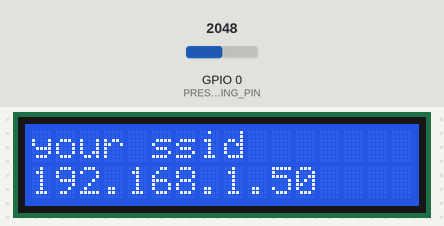
The sketch below on a simulated ESP32. On the bench: 16×2 character LCD. The test bench sets the inputs (shaded band); at power-on: GPIO 0 (PRESSURE_READING_PIN) = 2048. WiFi joins after 1.5 s; servers stay silent unless stated; no MQTT or app messages arrive unless stated; what the sketch prints to the serial monitor is not drawn.

Above: at 20.6 s.
At 34.8 s:
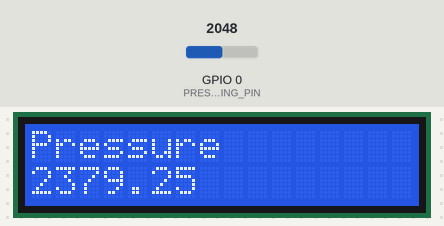
At 127.1 s:
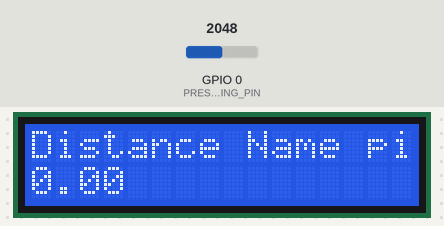

The sketch:

main.ino
```cpp
/*
 *  Compile time options:
 *
 *    - local settings/secrets file
 *    - mqtt
 *    - pits
 */

/* Copy secrets.h to secrets.local.h and adjust your values */
#pragma once

#if __has_include("secrets.local.h")
  #include "secrets.local.h"
#else
  #include "secrets.h"
#endif

/* Copy settings.h to settings.local.h and adjust your values */
#pragma once

#if __has_include("settings.local.h")
  #include "settings.local.h"
#else
  #include "settings.h"
#endif

/* Libs */
#include <SPI.h>
#include <WiFi.h>

#ifdef USE_MQTT
  #include <ArduinoMqttClient.h>
#endif

#ifdef USE_LCD
  #include <LiquidCrystal_I2C.h>
#endif

/* Globals */
byte wifiMacAddress[6];
unsigned long lastPressureReadingTime = 0;
float lastPressureReadingBar = 0;
unsigned char distanceData[4]={};

#ifdef USE_MQTT
  WiFiClient wifiClient;
  MqttClient mqttClient(wifiClient);
#endif

#ifdef USE_LCD
  LiquidCrystal_I2C lcd(LCD_I2C_ADDRESS, LCD_COLS, LCD_LINES);
#endif

/*
 *  STARTUP sequence:
 *
 *    - Setup communication
 *    - Connect to WIFI
 *    - Connect to MQTT
 *    - Setup digital serials
 *
 */

void setup()
{
  #ifdef USE_LCD
    lcd.init();
    lcd.backlight();
    lcd.clear();
  #endif

  setupSerialMonitor();

  Serial.println("Starting rainwater monitor");
  lcdPrint(0, 0, "Starting rain",0);
  lcdPrint(1, 0, "water monitor",0);

  setupWifi();

  #ifdef USE_MQTT
    setupMqtt();
  #endif

  #ifdef USE_PIT_1
    Serial.print("Setting up serial comms for ultrasonic sensor for ");
    Serial.print(PIT_1_NAME);
    Serial.print(" to baud ");
    Serial.println(BAUD_ULTRASONIC_SENSOR);

    Serial1.begin(BAUD_ULTRASONIC_SENSOR);

    lcdClear();
    lcdPrint(0,0,"Setting BAUD",0);
    lcdPrint(1,0,PIT_1_NAME,0);
  #endif

  #ifdef USE_PIT_2
    Serial.print("Setting up serial comms for ultrasonic sensor for ");
    Serial.print(PIT_2_NAME);
    Serial.print(" to baud ");
    Serial.println(BAUD_ULTRASONIC_SENSOR);

    Serial2.begin(BAUD_ULTRASONIC_SENSOR);

    lcdClear();
    lcdPrint(0,0,"Setting BAUD",0);
    lcdPrint(1,0,PIT_2_NAME,0);
  #endif

  Serial.println("Startup sequence done");
}

/* Start serial monitor communication */

void setupSerialMonitor()
{
  Serial.begin(SERIAL_MONITOR_BAUD);

  while (!Serial) {
    ;
  }
}

/* Setup WIFI: init module & connect to network */

void setupWifi()
{
  Serial.println("Setting up WIFI");
  lcdClear();
  lcdPrint(0,0,"Setting up WIFI",0);

  initWifiModule();
  connectToWifiNetwork();
  printNetworkStats();
}

void initWifiModule()
{
  Serial.println("Initializing WIFI module");
  lcdPrint(1,0,"Init WIFI mod",0);

  if (WiFi.status() == WL_NO_MODULE) {
    die("Communication with WiFi module failed!");
  }

  WiFi.macAddress(wifiMacAddress);
}

void connectToWifiNetwork()
{
  int wifiStatus = WL_IDLE_STATUS;

  while (wifiStatus != WL_CONNECTED) {
    lcdClear();
    lcdPrint(0,0,"Connecting to",0);
    lcdPrint(1,0,WIFI_SSID,0);

    Serial.print("Attempting to connect to SSID: ");
    Serial.println(WIFI_SSID);

    wifiStatus = WiFi.begin(WIFI_SSID, WIFI_PASS);

    delay(10000);
  }
}

/* MQTT functions: setup, send, ... */

#ifdef USE_MQTT

void setupMqtt()
{
  Serial.print("Connecting to MQTT broker ");
  Serial.print(MQTT_HOST);
  Serial.print(":");
  Serial.println(MQTT_PORT);

  lcdClear();
  lcdPrint(0,0,"Connecting MQTT",0);
  lcdPrint(1,0,MQTT_HOST,0);

  mqttClient.setId(MQTT_CLIENT_ID);
  mqttClient.setUsernamePassword(MQTT_LOGIN, MQTT_PASS);

  if (!mqttClient.connect(MQTT_HOST, MQTT_PORT)) {

    Serial.print("MQTT connection failed! Error code = ");
    Serial.println(mqttClient.connectError());

    die("Failed to connect to MQTT broker");
  }
}

#endif /* USE_MQTT */

/*
 *  MAIN LOOP
 *
 *  - Read pit 1 & send MQTT
 *  - Read pit 2 & send MQTT
 *  - Read Water pressure & send MQTT
 *
 *  TODO: output to LCD?
 */

void loop()
{
  float distance;

  /* Show network */
  printNetworkStats();

  /* Read pit 1*/

  #ifdef USE_PIT_1
    distance = readDistanceFromPit(1);

    lcdClear();
    lcdPrint(0,0,"Distance ",0);
    lcdPrint(0,9,PIT_1_NAME,0);
    lcdPrint(1,0,String(distance), 2000);

    #ifdef USE_MQTT
      sendMqttMessage(PIT_1_MQTT_TOPIC, distance);
    #endif
  #endif

  #ifdef USE_PIT_2
    distance = readDistanceFromPit(2);

    lcdClear();
    lcdPrint(0,0,"Distance ",0);
    lcdPrint(0,9,PIT_2_NAME,0);
    lcdPrint(1,0,String(distance), 2000);

    #ifdef USE_MQTT
      sendMqttMessage(PIT_2_MQTT_TOPIC, distance);
    #endif
  #endif

  #ifdef USE_PRESSURE
    /* TODO: is there a way of knowing whether measurement is succesfull/something is connected? */
    /* https://arduino.stackexchange.com/questions/84728/can-i-test-if-something-is-connected-to-analog-pin */
    /* Also, are there better ways to read ultrasonic serial? */

    if (
      ((millis() - lastPressureReadingTime) > PRESSURE_READING_LOOP_TIME) ||
      (lastPressureReadingBar < PRESSURE_MINIMUM_THRESHOLD)
    ) { /* Less readings = longer lifespan? */
      float pressureAnalog = readWaterPressure();
      float pressureVolt   = convertAnalogPressureToVolt(pressureAnalog);
      float pressureBar    = convertVoltPressureToKpa(pressureVolt);
      float pressurekPa    = convertVoltPressureToBar(pressureVolt);

      lcdClear();
      lcdPrint(0,0,"Pressure",0);
      lcdPrint(1,0,String(pressureBar), 2000);

      #ifdef USE_MQTT
        sendMqttMessage(MQTT_TOPIC_PRESSURE_ANALOG, pressureAnalog);
        sendMqttMessage(MQTT_TOPIC_PRESSURE_VOLT,   pressureVolt);
        sendMqttMessage(MQTT_TOPIC_PRESSURE_KPA,    pressureBar);
        sendMqttMessage(MQTT_TOPIC_PRESSURE_BAR,    pressurekPa);
      #endif

      lastPressureReadingTime = millis();
      lastPressureReadingBar = pressureBar;
    }
  #endif

  delay(ALARM_LOOP_TIME);
}


/* Print a message & stop */

void die(String error)
{
  while(true) {
    lcdClear();
    lcdPrint(0,0,"PANIC!",0);
    lcdPrint(1,0,error,0);

    Serial.print("Panic: ");
    Serial.println(error);
    delay(10000);
  }
}

/* Print network statistics */

void printNetworkStats()
{
  Serial.println("WIFI settings:");
  lcdClear();

  // Mac
  printWifiMacAddress();

  // SSID
  printWifiSsid();

  // IP
  printWifiIp();
}

/* Print WIFI Mac Address */

void printWifiMacAddress()
{
  /* TODO: print MAC to LCD */
  for (int i = 5; i >= 0; i--) {
    if (wifiMacAddress[i] < 16) {
      Serial.print("0");
    }

    Serial.print(wifiMacAddress[i], HEX);

    if (i > 0) {
      Serial.print(":");
    }
  }

  Serial.println();
}

/* Print WIFI SSID */

void printWifiSsid()
{
  Serial.print("SSID: ");
  Serial.println(WiFi.SSID());
  lcdPrint(0,0,WiFi.SSID(),0);
}

/* Print WIFI IP */

void printWifiIp()
{
  Serial.print("IP: ");
  Serial.println(WiFi.localIP());
  lcdPrint(1,0,WiFi.localIP().toString(),0);
}

/* Read distance from sensor */

#if defined(USE_PIT_1) || defined(USE_PIT_2)

float readDistanceFromPit(int pitNumber)
{
  Serial.print("Getting a distance reading from ");

  if (pitNumber == 1) {
    Serial.println(PIT_1_NAME);
  } else if (pitNumber == 2) {
    Serial.println(PIT_2_NAME);
  }

  return getReadingFromPit(pitNumber);
}

/* Try to get a correct reading*/

float getReadingFromPit(int pitNumber)
{
  for (int loop = 0 ; loop < DISTANCE_MAX_RETRY_COUNT ; loop++) { // 60 Tries to get a good reading
    #ifdef USE_PIT_1
      if (pitNumber == 1) {
        do {
          for (int i=0 ; i<4 ; i++) {
            distanceData[i] = Serial1.read();
          }
        } while (Serial1.read() == 0xff);

        Serial1.flush();
      }
    #endif /* USE_PIT_1 */

    #ifdef USE_PIT_2
      if (pitNumber == 2) {
        do {
          for (int i=0 ; i<4 ; i++) {
            distanceData[i] = Serial2.read();
          }
        } while (Serial.read() == 0xff);

        Serial2.flush();
      }
    #endif /* USE_PIT_2 */

    if (distanceData[0] == 0xff) {
      int sum;
      sum = (distanceData[0] + distanceData[1] + distanceData[2]) & 0x00FF;

      if(sum == distanceData[3]) {
        float distance = (distanceData[1]<<8) + distanceData[2];

        if(distance>280) {
          Serial.print("Measured ");
          Serial.print(distance);
          Serial.println("mm");

          return distance;
        } else {
          Serial.println("Below the lower limit (280mm)");
        }
      } else {
        Serial.println("Wrong checksum for reading, doing retry");
      }
    } else {
      Serial.println("Wrong header for reading, doing retry");
    }

    delay(500);
  }

  Serial.println("Unable to get a good reading");

  return NULL; /* No reading */
}

#endif /* USE_PITx */

/* Read water pressure from analog sensor */

#ifdef USE_PRESSURE

float readWaterPressure()
{
  // Returns 0 (0.5V) to 1023 (4.5V)
  return analogRead(PRESSURE_READING_PIN);
}

float convertAnalogPressureToVolt(float analog)
{
  return analog * 5.00 / 1024;
}

float convertVoltPressureToKpa(float volt)
{
  return (volt - PRESSURE_CALIBRATION_OFFSET) * 250;
}

float convertVoltPressureToBar(float volt)
{
  return (volt - PRESSURE_CALIBRATION_OFFSET) * 250 / 100;
}

#endif /* USE_PRESSURE */

/* Send an MQTT message */

#ifdef USE_MQTT

void sendMqttMessage(String topic, float measurement)
{
  int qos = 1;
  bool dup = false;
  bool retain = true;

  if (measurement != NULL) {
    String payload = String(measurement);

    Serial.print("MQTT: sending ");
    Serial.print(topic);
    Serial.print(" with payload ");
    Serial.println(payload);

    mqttClient.beginMessage(topic, payload.length(), retain, qos, dup);
    mqttClient.print(payload);
    mqttClient.endMessage();
  } else {
    Serial.println("MQTT: not sending a NULL reading");
  }
}

#endif /* USE_MQTT */

void lcdClear()
{
  #ifdef USE_LCD
    lcd.clear();
  #endif
}

void lcdPrint(int row, int col, String message, int duration)
{
  #ifdef USE_LCD
    lcd.setCursor(col,row);
    lcd.print(message);

    delay(duration);
  #endif
}
```

secrets.h
```cpp
#define WIFI_SSID "your ssid"
#define WIFI_PASS "your pass"

#define MQTT_CLIENT_ID "your client idd"
#define MQTT_LOGIN "your login"
#define MQTT_PASS "your pass"
```

settings.h
```cpp
/* General */

#define SERIAL_MONITOR_BAUD 9600
#define ALARM_LOOP_TIME 10000 /* 10 secs minimal loop time */

/* MQTT */

#define USE_MQTT true /* remove if not used */

#define MQTT_HOST "your mqtt host"
#define MQTT_PORT 1883

/* LCD */

#define USE_LCD true /* remove if not used */
#define LCD_I2C_ADDRESS 0x20 /* i2c */
#define LCD_LINES 2
#define LCD_COLS 16

/* PIT sensors */

#define BAUD_ULTRASONIC_SENSOR 9600
#define DISTANCE_MAX_RETRY_COUNT 10

/* PIT 1 distance */

#define USE_PIT_1 true /* remove if not used */

#define PIT_1_NAME "Name pit 1"
#define PIT_1_MQTT_TOPIC "sensor/state/pit1/distance"

/* PIT 2 distance */

#define USE_PIT_2 true /* remove if not used */

#define PIT_2_NAME "Name pit 2"
#define PIT_2_MQTT_TOPIC "sensor/state/pit2/distance"

/* Use water pressure reading */

#define USE_PRESSURE true /* remove if not used */

#define PRESSURE_READING_PIN 0
#define PRESSURE_CALIBRATION_OFFSET 0.483 /* See doc for sensor */
#define PRESSURE_MINIMUM_THRESHOLD 2.00 /* Do more readings when it drops below */
#define PRESSURE_READING_LOOP_TIME 60000  /* do 1 reading per minute */

#define MQTT_TOPIC_PRESSURE_ANALOG "sensor/state/rainwater_in_shed/pressure_analog"
#define MQTT_TOPIC_PRESSURE_VOLT   "sensor/state/rainwater_in_shed/pressure_volt"
#define MQTT_TOPIC_PRESSURE_KPA    "sensor/state/rainwater_in_shed/pressure_kpa"
#define MQTT_TOPIC_PRESSURE_BAR    "sensor/state/rainwater_in_shed/pressure_bar"
```

Measured:
- what the display in image 0 shows lasts 5.1 s, from 20.5 s to 25.6 s
- what the display in image 1 shows lasts 12.3 s, from 34.7 s to 47.0 s
